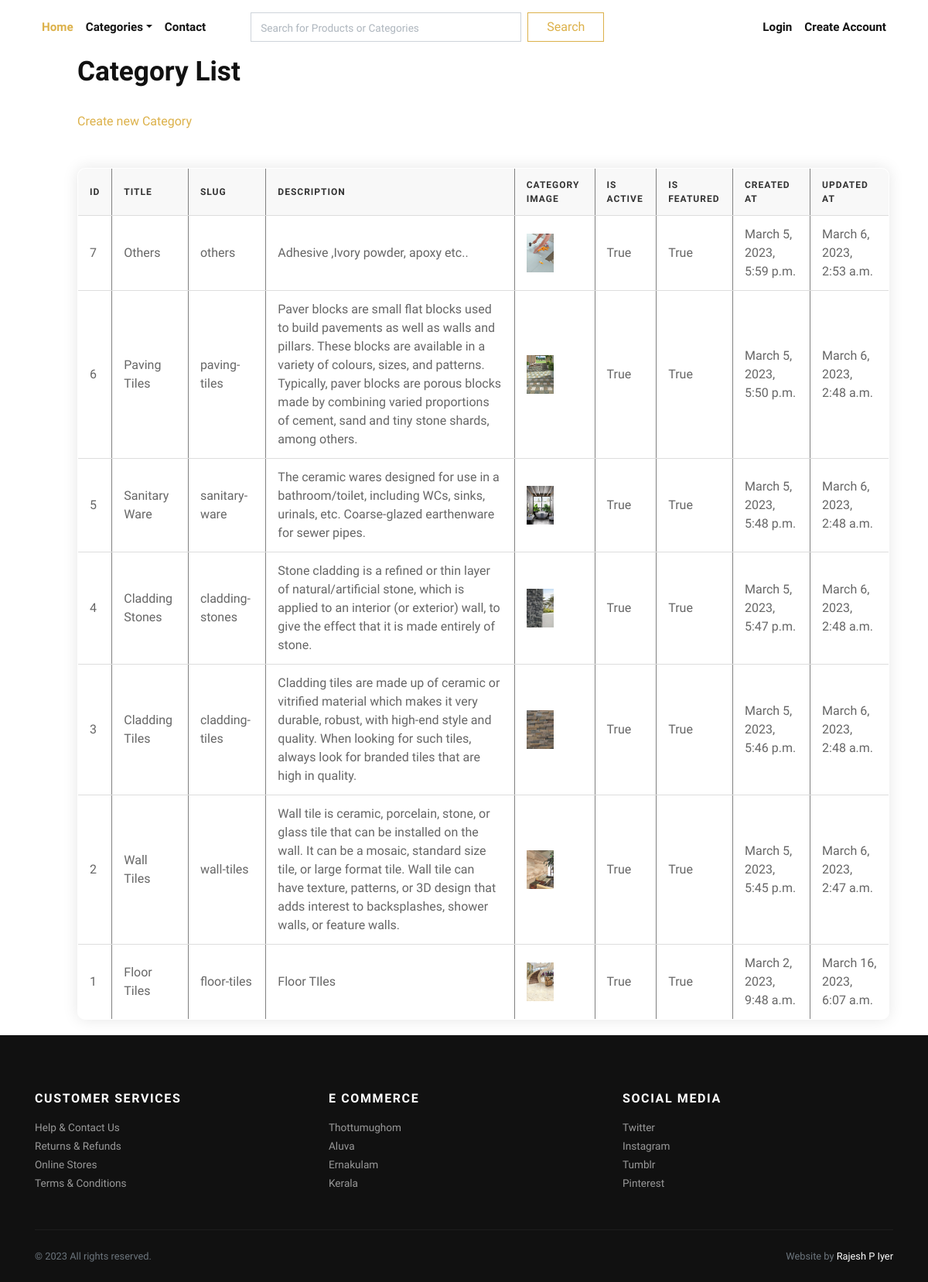
The page /admin_category on the database its author committed.
### store/models.py (models this page shows, shortened)
class Category(models.Model):
    title = models.CharField(max_length=50, verbose_name="Category Title")
    slug = models.SlugField(max_length=55, verbose_name="Category Slug")
    description = models.TextField(blank=True, verbose_name="Category Description")
    category_image = models.ImageField(upload_to='category', blank=True, null=True, verbose_name="Category Image")
    is_active = models.BooleanField(verbose_name="Is Active?")
    is_featured = models.BooleanField(verbose_name="Is Featured?")
    created_at = models.DateTimeField(auto_now_add=True, verbose_name="Created Date")
    updated_at = models.DateTimeField(auto_now=True, verbose_name="Updated Date")
    class Meta:
        verbose_name_plural = 'Categories'
        ordering = ('-created_at', )

### store/views.py (the view)
# urls.py: path('admin_category',views.admin_category, name="admin_category"),
def admin_category(request):
    categories = Category.objects.all()
    return render(request, 'admin/category.html', {'categories': categories})

### store/context_preprocessors.py (called while the page is built)
def store_menu(request):
    categories = Category.objects.filter(is_active=True).order_by('created_at')
    context = {
        'categories_menu': categories,
    }
    return context

def cart_menu(request):
    if request.user.is_authenticated:
        cart_items= Cart.objects.filter(user=request.user)
        context = {
            'cart_items': cart_items,
        }
    else:
        context = {}
    return context

### templates/admin/category.html
{% extends 'base.html' %}
{% load static %}
    {% block content %}
    <div class="table-container">
    <h1>Category List</h1>
    <br><a href="{% url 'store:admin_add_cat' %}">Create new Category</a><br><br><br>
    <table border="1">
        <thead>
            <tr>
                <th>ID</th>
                <th>Title</th>
                <th>Slug</th>
                <th>Description</th>
                <th>Category Image</th>
                <th>Is Active</th>
                <th>Is Featured</th>
                <th>Created At</th>
                <th>Updated At</th>
            </tr>
        </thead>
        <tbody>
            {% for category in categories %}
            <tr>
                <td>{{ category.id }}</td>
                <td>{{ category.title }}</td>
                <td>{{ category.slug }}</td>
                <td>{{ category.description }}</td>
                <td><img src="{{ category.category_image.url }}" alt="{{ category.title }}" height="50"></td>
                <td>{{ category.is_active }}</td>
                <td>{{ category.is_featured }}</td>
                <td>{{ category.created_at }}</td>
                <td>{{ category.updated_at }}</td>
            </tr>
            {% endfor %}
        </tbody>
    </table>
</div>
    {% endblock content %}

### ecommerce/static/css/style.default.css (style rules this page uses)
body { font-family: "Libre Franklin", sans-serif; font-size: 1rem; font-weight: 400; line-height: 1.5; color: #111111; background-color: #fff; }
a { color: #dcb14a; text-decoration: none; }
h1, h2, h3, h4, h5, h6, .h1, .h2, .h3, .h4, .h5, .h6 { margin-bottom: 0.5rem; font-family: inherit; font-weight: 900; line-height: 1.2; color: inherit; }
h1, .h1 { font-size: 2.2rem; }

### templates/base.html (style rules this page uses)
.table-container { margin-left: 100px; margin-right: 50px; }
table { width: 100%; border-collapse: collapse; border-radius: 10px; overflow: hidden; box-shadow: 0 0 20px rgba(0, 0, 0, 0.1); margin-bottom: 20px; }
th, td { padding: 12px 15px; text-align: left; border-bottom: 1px solid #ddd; }
th { background-color: #f8f8f8; color: #333; text-transform: uppercase; font-size: 12px; letter-spacing: 1px; }
td { background-color: #fff; color: #666; }

### rows shown on the page
Category: id "7", title "Others", slug "others", description "Adhesive ,Ivory powder, apoxy etc..", category_image (picture), is_active "True", is_featured "True", created_at "March 5, 2023, 5:59 p.m.", updated_at "March 6, 2023, 2:53 a.m."
Category: id "6", title "Paving Tiles", slug "paving-tiles", description "Paver blocks are small flat blocks used to build pavements as well as walls and pillars. These blocks are available in a variety of colours, sizes, and patterns. Typically, paver blocks are porous blocks made by combining varied proportions of cement, sand and tiny stone shards, among others.", category_image (picture), is_active "True", is_featured "True", created_at "March 5, 2023, 5:50 p.m.", updated_at "March 6, 2023, 2:48 a.m."
Category: id "5", title "Sanitary Ware", slug "sanitary-ware", description "The ceramic wares designed for use in a bathroom/toilet, including WCs, sinks, urinals, etc. Coarse-glazed earthenware for sewer pipes.", category_image (picture), is_active "True", is_featured "True", created_at "March 5, 2023, 5:48 p.m.", updated_at "March 6, 2023, 2:48 a.m."
Category: id "4", title "Cladding Stones", slug "cladding-stones", description "Stone cladding is a refined or thin layer of natural/artificial stone, which is applied to an interior (or exterior) wall, to give the effect that it is made entirely of stone.", category_image (picture), is_active "True", is_featured "True", created_at "March 5, 2023, 5:47 p.m.", updated_at "March 6, 2023, 2:48 a.m."
Category: id "3", title "Cladding Tiles", slug "cladding-tiles", description "Cladding tiles are made up of ceramic or vitrified material which makes it very durable, robust, with high-end style and quality. When looking for such tiles, always look for branded tiles that are high in quality.", category_image (picture), is_active "True", is_featured "True", created_at "March 5, 2023, 5:46 p.m.", updated_at "March 6, 2023, 2:48 a.m."
Category: id "2", title "Wall Tiles", slug "wall-tiles", description "Wall tile is ceramic, porcelain, stone, or glass tile that can be installed on the wall. It can be a mosaic, standard size tile, or large format tile. Wall tile can have texture, patterns, or 3D design that adds interest to backsplashes, shower walls, or feature walls.", category_image (picture), is_active "True", is_featured "True", created_at "March 5, 2023, 5:45 p.m.", updated_at "March 6, 2023, 2:47 a.m."
Category: id "1", title "Floor Tiles", slug "floor-tiles", description "Floor TIles", category_image (picture), is_active "True", is_featured "True", created_at "March 2, 2023, 9:48 a.m.", updated_at "March 16, 2023, 6:07 a.m."
